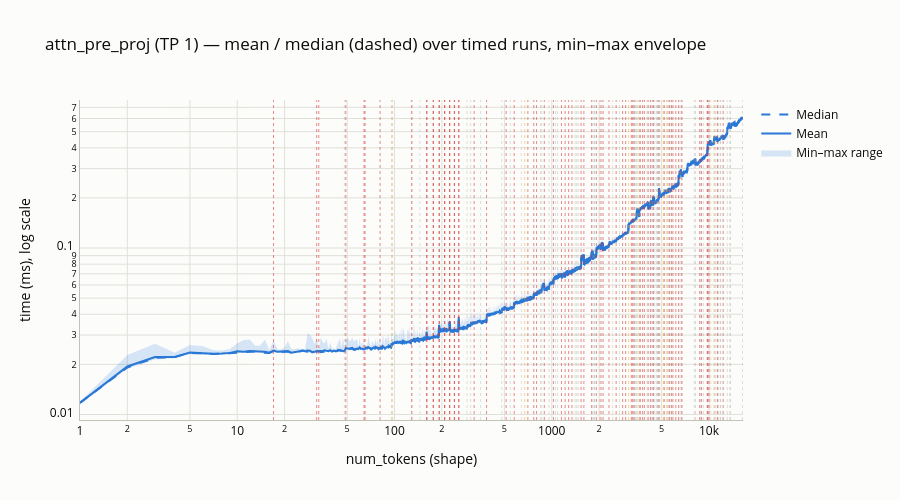
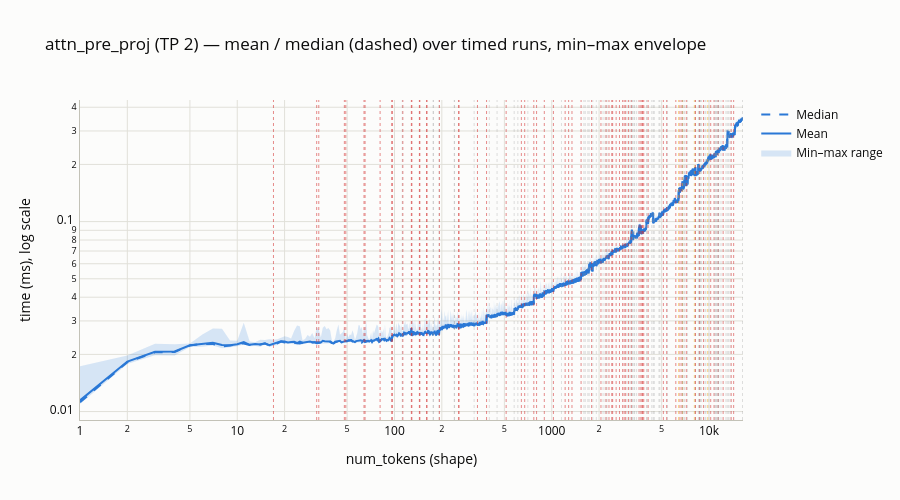
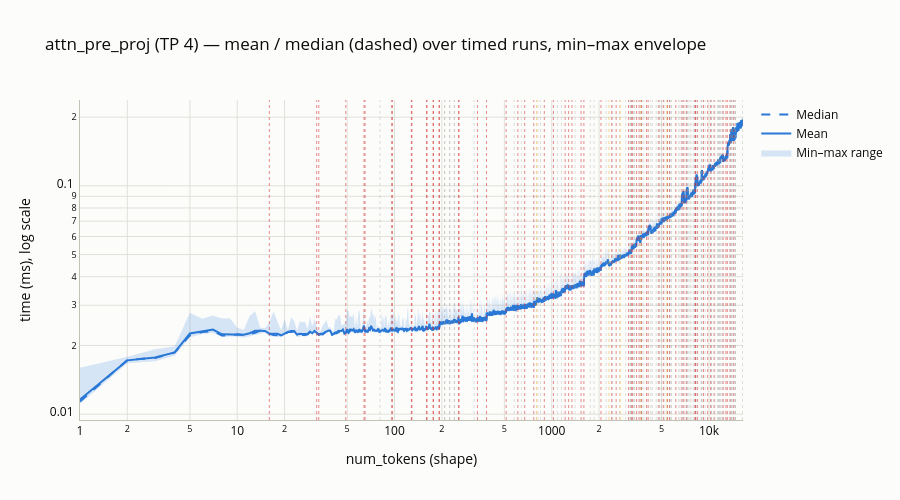
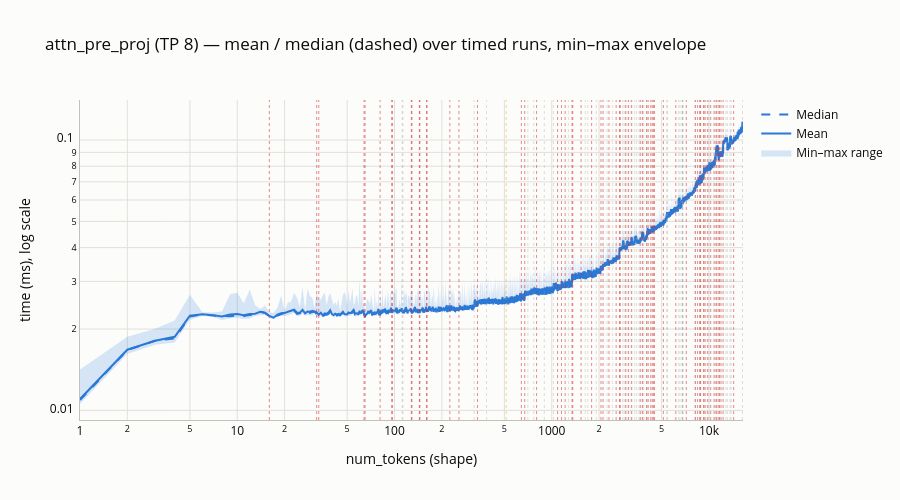

Source (notebook cell) for these figures, in order:
### Code cell
for tp in tp_values_with_data(lin, "attn_pre_proj"):
    plot_envelope_mean_median(lin, "attn_pre_proj", tp).show()
